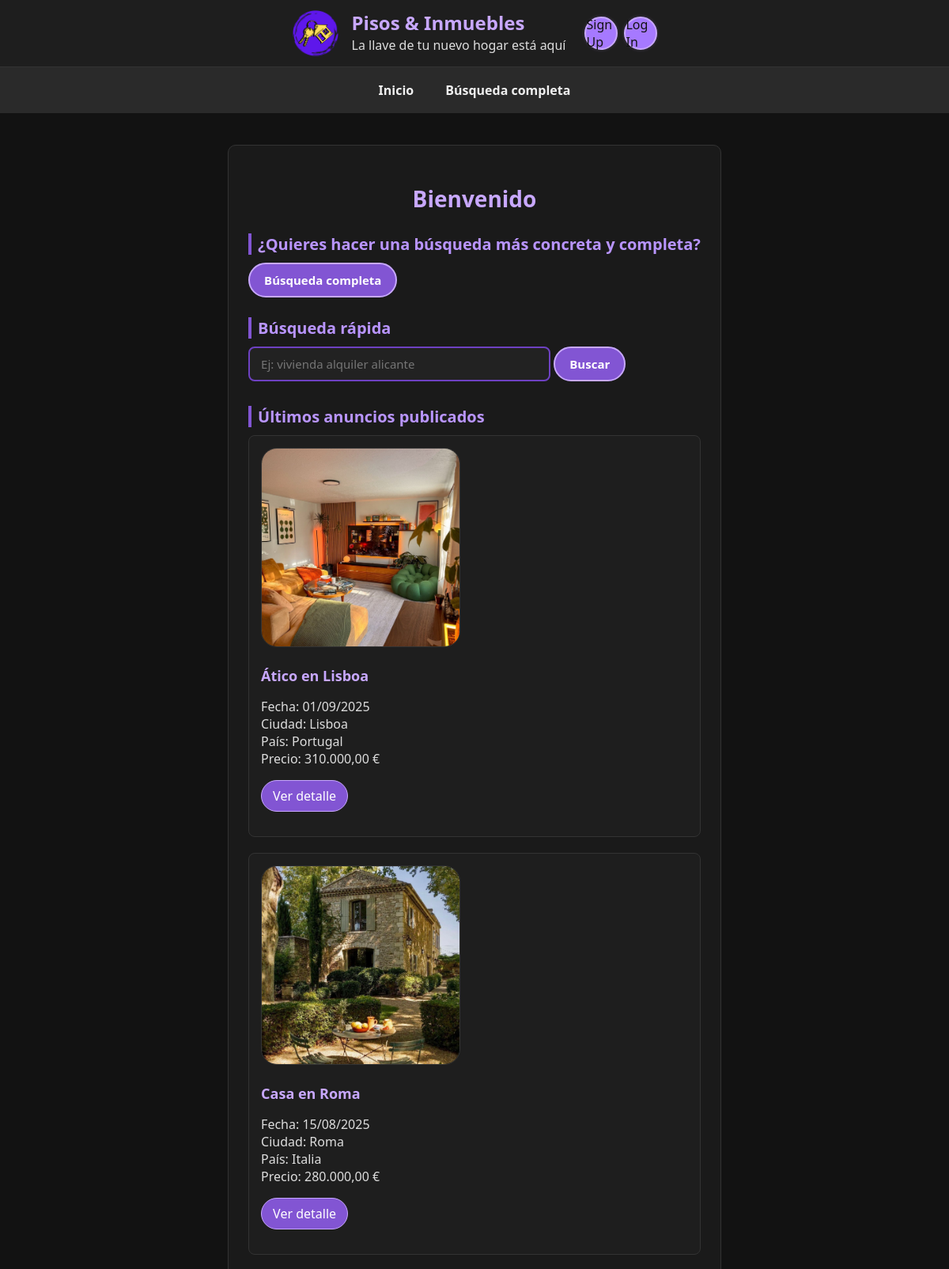
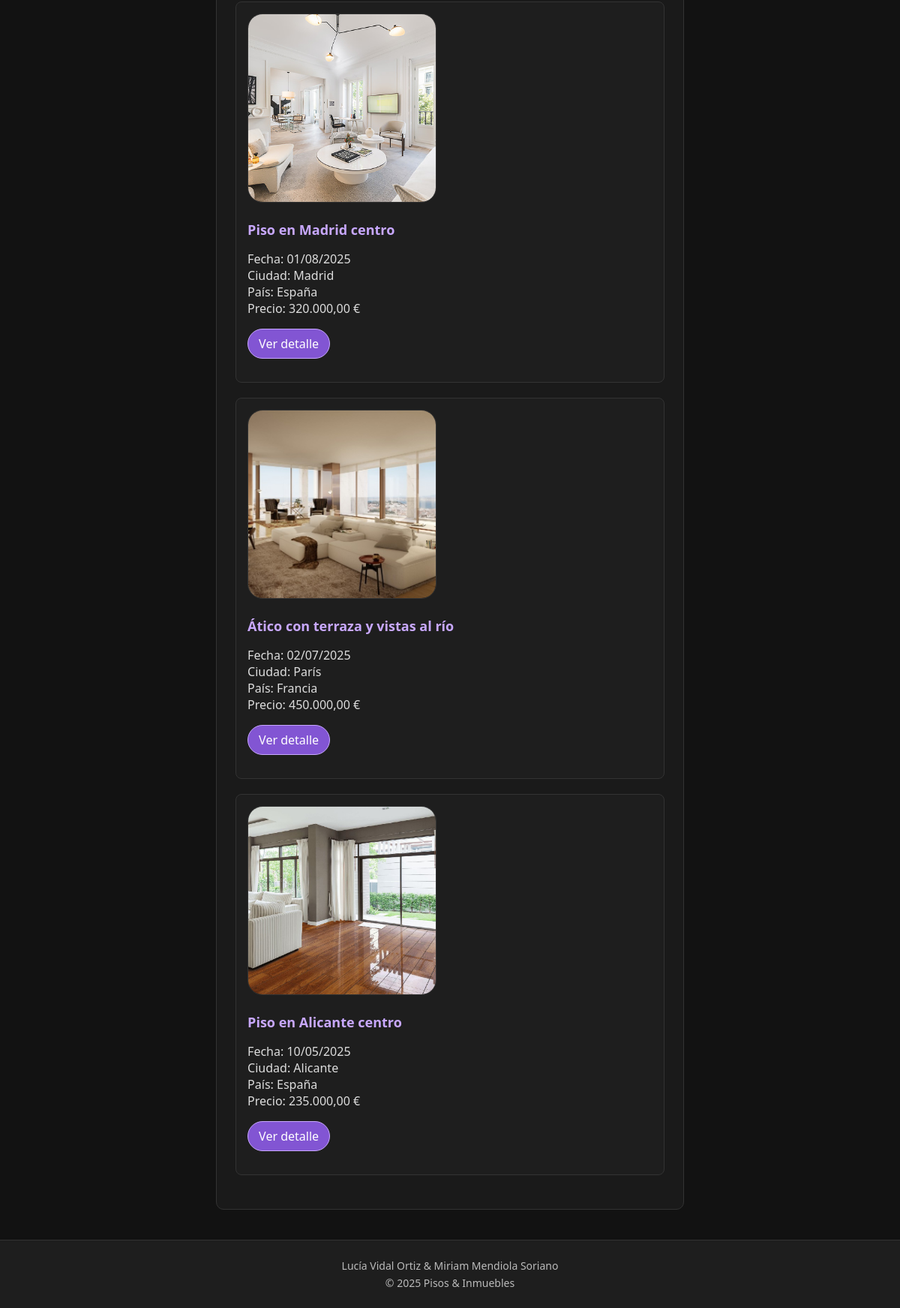
Page /index_no.php (signed in) on the committed database (2 pictures, top to bottom).
### tables this page shows
CREATE TABLE `anuncios` (
  `IdAnuncio` int(10) UNSIGNED NOT NULL,
  `TAnuncio` tinyint(3) UNSIGNED NOT NULL,
  `TVivienda` tinyint(3) UNSIGNED NOT NULL,
  `FPrincipal` varchar(255) DEFAULT NULL,
  `Alternativo` varchar(255) NOT NULL,
  `Titulo` varchar(255) NOT NULL,
  `Precio` decimal(10,2) NOT NULL,
  `Texto` text DEFAULT NULL,
  `Ciudad` varchar(100) DEFAULT NULL,
  `Pais` int(10) UNSIGNED DEFAULT NULL,
  `Superficie` decimal(10,2) DEFAULT NULL,
  `NHabitaciones` int(10) UNSIGNED DEFAULT NULL,
  `NBanyos` int(10) UNSIGNED DEFAULT NULL,
  `Planta` int(11) DEFAULT NULL,
  `Anyo` int(11) DEFAULT NULL,
  `FRegistro` datetime NOT NULL DEFAULT current_timestamp(),
  `Usuario` int(10) UNSIGNED NOT NULL
);

CREATE TABLE `paises` (
  `IdPais` int(10) UNSIGNED NOT NULL,
  `NomPais` varchar(100) NOT NULL
);

### index_no.php (the view, shortened to what this page needs)
<?php
require_once("cabecera.inc");
require_once("inicio2.inc");
?>
<section>
  <h3>¿Quieres hacer una búsqueda más concreta y completa?</h3>
  <form action="f.busqueda.php" method="get">
    <button type="submit" class="button">Búsqueda completa</button>
  </form>
</section>
<section>
  <h3>Búsqueda rápida</h3>
  <form action="resultado.php" method="get">
    <input
      type="text"
      id="busqueda_rapida"
      name="ciudad_rapida"
      placeholder="Ej: vivienda alquiler alicante"
    >
    <button type="submit" class="button">Buscar</button>
  </form>
</section>
<section>
  <h3>Últimos anuncios publicados</h3>
  <?php
  $mysqli = obtenerConexion();
  $sql = "SELECT
              a.IdAnuncio,
              a.Titulo,
              a.FPrincipal,
              a.Alternativo,
              a.FRegistro,
              a.Ciudad,
              p.NomPais AS Pais,
              a.Precio
          FROM Anuncios a
          LEFT JOIN Paises p ON a.Pais = p.IdPais
          ORDER BY a.FRegistro DESC
          LIMIT 5";
  if ($resultado = $mysqli->query($sql)) {
      if ($resultado->num_rows > 0) {
          while ($fila = $resultado->fetch_assoc()) {
              $id        = (int)$fila['IdAnuncio'];
              $titulo    = htmlspecialchars($fila['Titulo'] ?? '', ENT_QUOTES, 'UTF-8');
              $foto      = htmlspecialchars($fila['FPrincipal'] ?? '', ENT_QUOTES, 'UTF-8');
              $alt       = htmlspecialchars($fila['Alternativo'] ?? '', ENT_QUOTES, 'UTF-8');
              $fechaRaw  = $fila['FRegistro'];
              $fecha     = $fechaRaw ? date('d/m/Y', strtotime($fechaRaw)) : '';
              $ciudad    = htmlspecialchars($fila['Ciudad'] ?? '', ENT_QUOTES, 'UTF-8');
              $pais      = htmlspecialchars($fila['Pais'] ?? '', ENT_QUOTES, 'UTF-8');
              $precio    = $fila['Precio'];
              $precioFmt = is_null($precio) ? '' : number_format($precio, 2, ',', '.');
              ?>
              <article>
                <div class="imagen_principal">
                  <?php if (!empty($foto)) { ?>
                    <img src="<?php echo $foto; ?>" alt="<?php echo $alt; ?>">
                  <?php } else { ?>
                    <img src="img/foto_piso.jpg" alt="Sin imagen disponible">
                  <?php } ?>
                </div>
                <h4><?php echo $titulo; ?></h4>
                <p>
                  Fecha: <?php echo $fecha; ?><br>
                  Ciudad: <?php echo $ciudad; ?><br>
                  País: <?php echo $pais; ?><br>
                  Precio: <?php echo $precioFmt; ?> €
                </p>
                <p><a class="enlaces" href="detalle_anuncio.php?id=<?php echo $id; ?>">Ver detalle</a></p>
              </article>
              <?php
          }
      } else {
          echo "<p>No hay anuncios publicados todavía.</p>";
      }
  } else {
      echo "<p>Error al obtener los anuncios.</p>";
  }
  ?>
</section>
</main>
<?php
require_once("footer.inc");
?>

### modo-oscuro.css (style rules this page uses)
html { background-color: #121212; font-family: 'Segoe UI', Tahoma, Geneva, Verdana, sans-serif; color: #f0f0f0; }
html, body { height: 100%; margin: 0; padding: 0; display: flex; flex-direction: column; overflow-x: hidden; }
main.contenido h3 { color: #b995ff; margin-top: 25px; margin-bottom: 10px; font-size: 20px; border-left: 4px solid #8255d3; padding-left: 8px; }
main.contenido input, main.contenido select, main.contenido textarea { background-color: #222; border: 2px solid #6e41c2; color: #f0f0f0; border-radius: 8px; }
main.contenido button, .button, .btn-subir { background-color: #8255d3; color: #fff; border: 2px solid #c8a8ff; border-radius: 50px; padding: 10px 18px; cursor: pointer; }
main.contenido article { background-color: #1e1e1e; border: 1px solid #333; border-radius: 8px; padding: 15px; margin-bottom: 20px; color: #ddd; transition: transform 0.2s ease, box-shadow 0.3s ease; }
main.contenido article h4 { color: #c8a8ff; margin-bottom: 6px; font-size: 18px; }
.imagen_principal { border-radius: 20px; width: 250px; height: 250px; overflow: hidden; background-color: #111; border: 1px solid #333; }
.imagen_principal img { width: 100%; height: 100%; object-fit: cover; border-radius: 15px; filter: none; opacity: 1; display: block; }
a.enlaces { display: inline-block; text-decoration: none; color: #fff; background-color: #8255d3; padding: 8px 14px; border-radius: 500px; border: 1px solid #c8a8ff; transition: all 0.2s ease; }

### forms.css (style rules this page uses)
.button { font-family: inherit; font-size: 15px; padding: 10px 18px; margin-right: 10px; border: none; border-radius: 50px; cursor: pointer; font-weight: 600; transition: all 0.2s ease; background-color: #fffdf2; color: #4b2b99; border: 2px solid #a679ff; }
input, select { width: 100%; max-width: 350px; padding: 10px 14px; font-family: inherit; font-size: 15px; border: 2px solid #a679ff; border-radius: 8px; background-color: #fffdf2; transition: border-color 0.2s, box-shadow 0.2s; }
main.contenido input, main.contenido select, main.contenido textarea { margin-bottom: 6px; }

### accesible.css (style rules this page uses)
html { background-color: #ffffff; color: #000000; font-family: "Comic Neue", "Verdana", "Arial Rounded MT", sans-serif; font-size: 18px; line-height: 1.7; }
.contenido p, .contenido li { max-width: 80ch; text-align: left; margin-bottom: 1.3em; }
.contenido h3 { background-color: #ffff00; color: #000000; border-left: 6px solid #0055cc; padding: 6px 10px; }
input, select, textarea { background-color: #ffffff; color: #000000; border: 2px solid #000000; border-radius: 6px; padding: 10px 14px; width: 100%; font-size: 1rem; margin-bottom: 1rem; }
button, .button, .btn-subir { background-color: #000000; color: #ffff00; border: 3px solid #000000; border-radius: 40px; padding: 10px 20px; font-weight: bold; cursor: pointer; transition: all 0.25s ease; }
a.enlaces { background-color: #0055cc; color: #ffffff; border: 2px solid #000000; border-radius: 999px; padding: 8px 14px; font-weight: bold; text-decoration: underline; transition: all 0.25s ease; }
.imagen_principal { width: 250px; height: 250px; border-radius: 20px; overflow: hidden; }
.imagen_principal img { width: 100%; height: 100%; object-fit: cover; border-radius: 15px; }
* { color: #000000 !important; border-color: #000000 !important; }
button, input[type="button"], input[type="submit"], a.enlaces, .a_identificarse a, .a_identificarse .btn { background-color: #000000 !important; color: #ffff00 !important; border: 2px solid #000000 !important; font-weight: bold; }
input, select, textarea { background-color: #ffffff !important; color: #000000 !important; border: 2px solid #000000 !important; }
h3, h4, h5 { color: #000000 !important; background-color: #ffff00 !important; border-left: 6px solid #0055cc !important; padding-left: 8px; }
.btn, .button, .btn-subir { background-color: #000000 !important; color: #ffff00 !important; border: 3px solid #000000 !important; border-radius: 40px !important; }
section, article, main, fieldset { background-color: #ffffff !important; border-color: #000000 !important; color: #000000 !important; }
a { color: #0055cc !important; text-decoration: underline !important; }
html { font-size: 20px !important; line-height: 1.8 !important; }
h3 { font-size: 1.4rem !important; }
h4, h5, h6 { font-size: 1.2rem !important; }
p, li, dd, dt, label { font-size: 1.1rem !important; }
input, select, textarea, button { font-size: 1.05rem !important; }
p, ul, ol, dl, fieldset { margin-bottom: 1.2em !important; }
section, article { margin-bottom: 2em !important; }

### rows in the picture
anuncios: FPrincipal (picture), Titulo "Ático en Lisboa", FRegistro "01/09/2025", Ciudad "Lisboa", Pais.NomPais "Portugal", Precio "310.000,00"
anuncios: FPrincipal (picture), Titulo "Casa en Roma", FRegistro "15/08/2025", Ciudad "Roma", Pais.NomPais "Italia", Precio "280.000,00"
anuncios: shows a picture, Titulo "Piso en Madrid centro", FRegistro "01/08/2025", Ciudad "Madrid", Pais.NomPais "España", Precio "320.000,00"
anuncios: FPrincipal (picture), Titulo "Ático con terraza y vistas al río", FRegistro "02/07/2025", Ciudad "París", Pais.NomPais "Francia", Precio "450.000,00"
anuncios: FPrincipal (picture), Titulo "Piso en Alicante centro", FRegistro "10/05/2025", Ciudad "Alicante", Pais.NomPais "España", Precio "235.000,00"

### other values in the picture
$title "Bienvenido"
